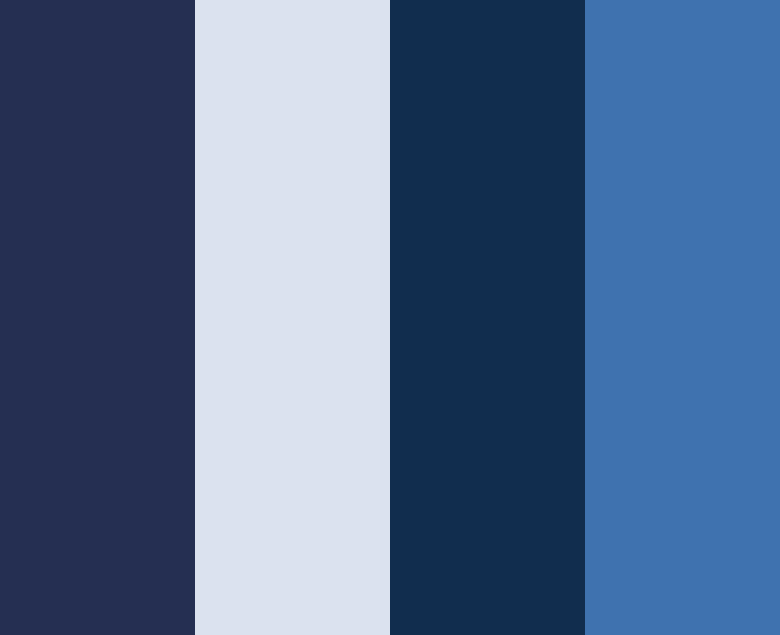
<?xml version="1.0" encoding="UTF-8"?>
<ui version="4.0">
 <class>home_widget</class>
 <widget class="QWidget" name="home_widget">
  <property name="geometry">
   <rect>
    <x>0</x>
    <y>0</y>
    <width>780</width>
    <height>635</height>
   </rect>
  </property>
  <property name="windowTitle">
   <string>Form</string>
  </property>
  <property name="styleSheet">
   <string notr="true">#edit_widget{
	background-color:rgb(37, 47, 82);
}

#ai_chat_widget{
	background-color:#dbe2ef;
}
#word_card_widget{
	background-color:rgb(17,45,78);
}
#sentence_card_widget{
	background-color:rgb(63,114,175);
}</string>
  </property>
  <layout class="QHBoxLayout" name="horizontalLayout">
   <property name="spacing">
    <number>0</number>
   </property>
   <property name="leftMargin">
    <number>0</number>
   </property>
   <property name="topMargin">
    <number>0</number>
   </property>
   <property name="rightMargin">
    <number>0</number>
   </property>
   <property name="bottomMargin">
    <number>0</number>
   </property>
   <item>
    <widget class="QSplitter" name="splitter">
     <property name="orientation">
      <enum>Qt::Orientation::Horizontal</enum>
     </property>
     <property name="handleWidth">
      <number>0</number>
     </property>
     <widget class="QWidget" name="edit_widget" native="true"/>
     <widget class="QWidget" name="ai_chat_widget" native="true">
      <property name="sizePolicy">
       <sizepolicy hsizetype="Preferred" vsizetype="Preferred">
        <horstretch>0</horstretch>
        <verstretch>0</verstretch>
       </sizepolicy>
      </property>
      <property name="maximumSize">
       <size>
        <width>240</width>
        <height>16777215</height>
       </size>
      </property>
     </widget>
     <widget class="QWidget" name="word_card_widget" native="true">
      <property name="sizePolicy">
       <sizepolicy hsizetype="Preferred" vsizetype="Preferred">
        <horstretch>0</horstretch>
        <verstretch>0</verstretch>
       </sizepolicy>
      </property>
      <property name="maximumSize">
       <size>
        <width>240</width>
        <height>16777215</height>
       </size>
      </property>
     </widget>
     <widget class="QWidget" name="sentence_card_widget" native="true">
      <property name="sizePolicy">
       <sizepolicy hsizetype="Preferred" vsizetype="Preferred">
        <horstretch>0</horstretch>
        <verstretch>0</verstretch>
       </sizepolicy>
      </property>
      <property name="minimumSize">
       <size>
        <width>0</width>
        <height>0</height>
       </size>
      </property>
      <property name="maximumSize">
       <size>
        <width>240</width>
        <height>16777215</height>
       </size>
      </property>
     </widget>
    </widget>
   </item>
  </layout>
 </widget>
 <resources/>
 <connections/>
</ui>
